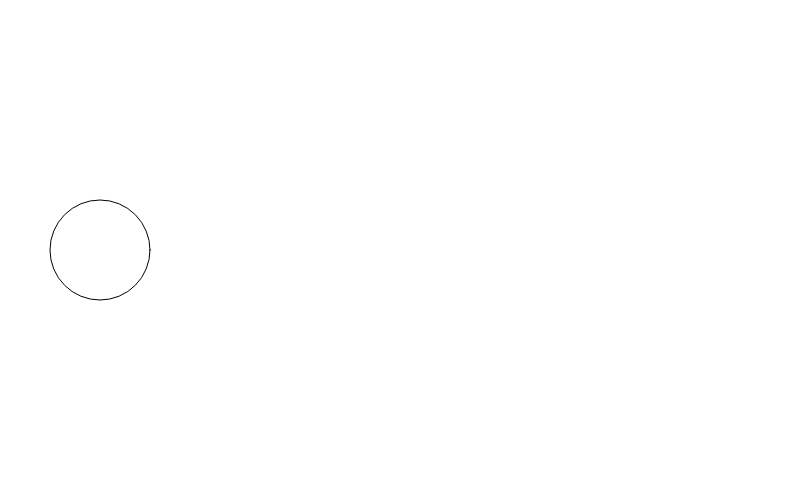
Frame 1 (no input)
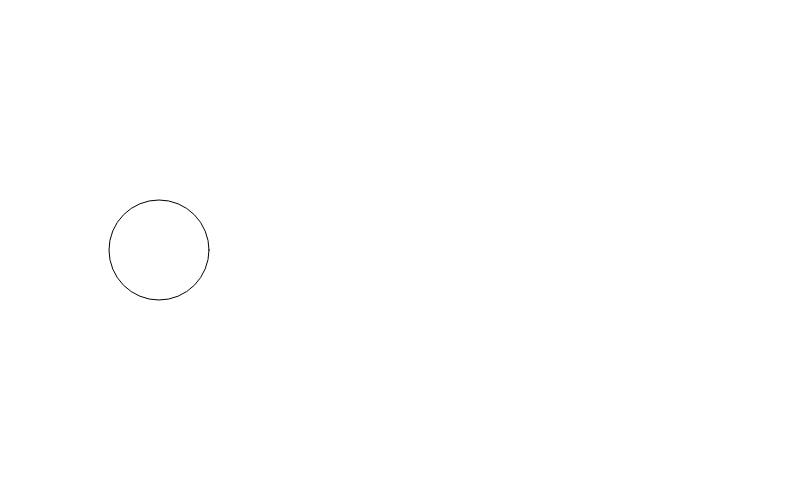
Frame 60 (no input)
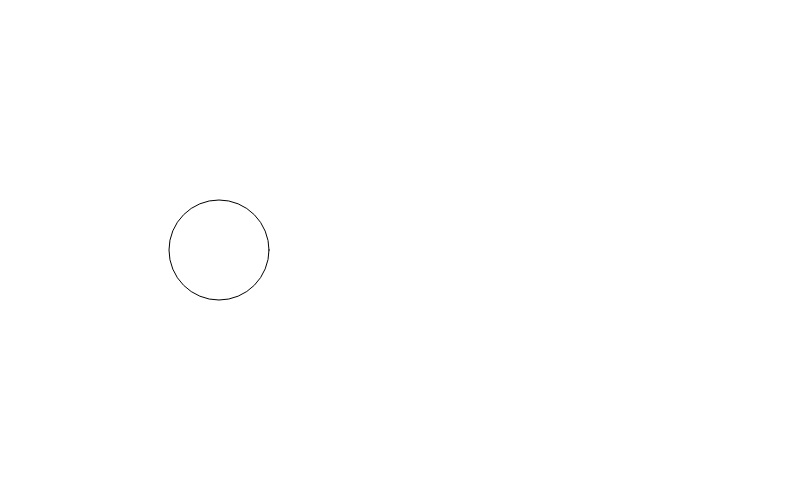
Frame 120 (the mouse pressed at the canvas centre since frame 60)

The p5.js sketch that drew these frames (run headless with seeded random() and noise() and a simulated clock; from frame 60 on, the mouse is pressed at the canvas centre):

// p5.js sketch
// ── sketch.js
var x = 100;

function setup() {
	createCanvas(800, 500);
}

function draw() {
	clear();
	ellipse(x, 250, 100, 100);
	x++;
}
